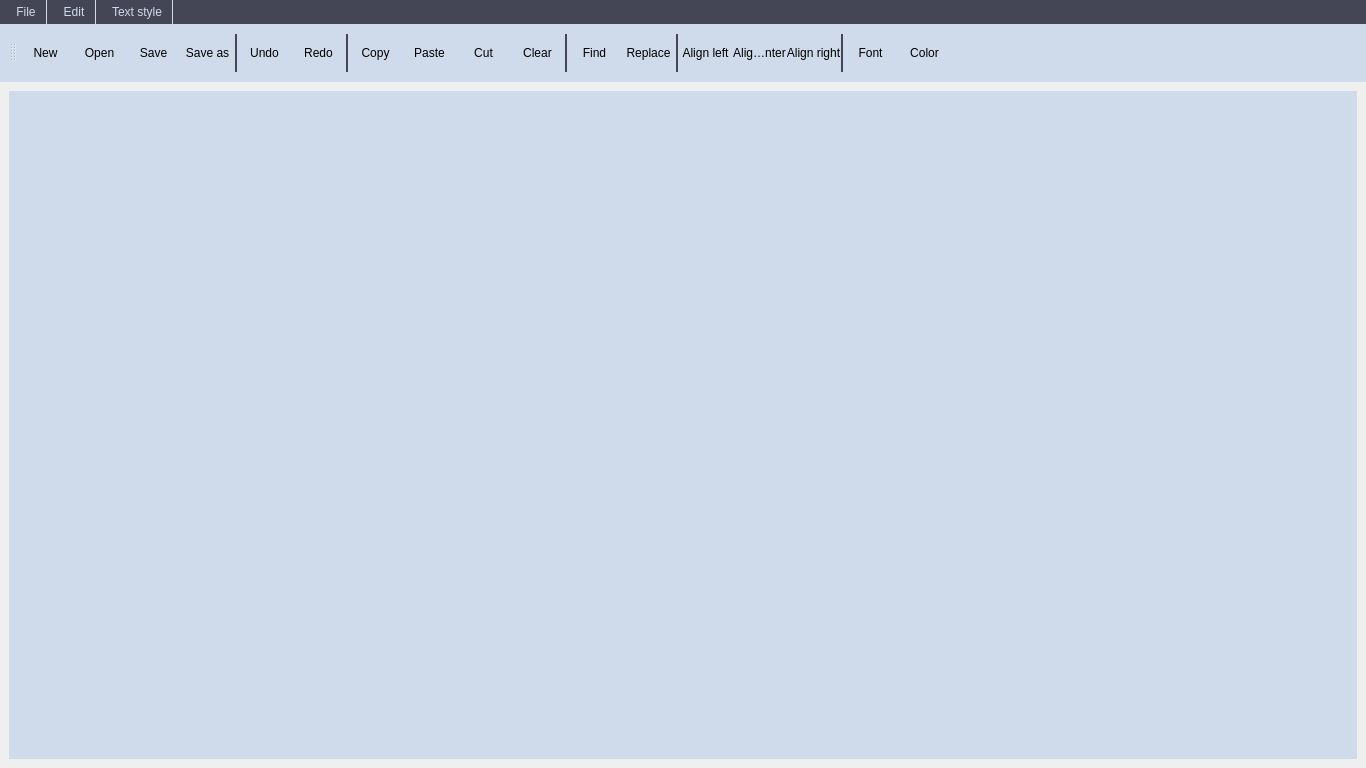
<?xml version="1.0" encoding="UTF-8"?>
<ui version="4.0">
 <class>MainWindow</class>
 <widget class="QMainWindow" name="MainWindow">
  <property name="geometry">
   <rect>
    <x>0</x>
    <y>0</y>
    <width>1366</width>
    <height>768</height>
   </rect>
  </property>
  <property name="minimumSize">
   <size>
    <width>1366</width>
    <height>768</height>
   </size>
  </property>
  <property name="maximumSize">
   <size>
    <width>1366</width>
    <height>768</height>
   </size>
  </property>
  <property name="windowTitle">
   <string>MainWindow</string>
  </property>
  <property name="windowIcon">
   <iconset resource="resources.qrc">
    <normaloff>:/icons/windowIcon.png</normaloff>:/icons/windowIcon.png</iconset>
  </property>
  <property name="styleSheet">
   <string notr="true">QMenuBar QMenu{
	background:#CFDBEB;
	color:#454655;
	font: 700 10pt &quot;Segoe UI&quot;;
}

QMenuBar QMenu::separator{
background:#454655;
height:2px;
}

QMenuBar QMenu::item{
padding: 5px;
}

QMenuBar QMenu::item:selected{
	background:rgb(221, 233, 250);
}


QMenuBar{
	background:#454655;
	color:#CFDBEB;
	font: 700 10pt &quot;Segoe UI&quot;;
}

QMenuBar::item{
border-right: 1px solid #CFDBEB;
padding:5px 10px;
}

QMenuBar::item:selected{
background:rgb(87, 88, 107);
}

QMenuBar::item:pressed {
    background: #CFDBEB;
	color:#454655;
}


QToolBar{
background:#CFDBEB;border:none;
padding: 10px;
}

QToolButton{
width:50px;
height:35px;
border:none;
}

QToolButton::hover{
background:rgb(221, 233, 250);
}

QToolButton::pressed{
background:rgb(200, 212, 227);
}

QToolBar::separator{
background:#454655;
border:none;
ouline:0;
width:2px;
}


QTabWidget{
outline:0;
background:green;
}

QTabWidget::pane { /* The tab widget frame */
outline:0;
	background:#CFDBEB;
border:none;
}



/* Style the tab using the tab sub-control. Note that
    it reads QTabBar _not_ QTabWidget */
QTabBar::tab {
    background: #454655;
    padding: 5px 10px;
	font: 700 10pt &quot;Segoe UI&quot;;
	color:#CFDBEB;
	outline:0;
	border:none;
}


QTabBar::tab:selected {
    background: #CFDBEB;
color:#454655;
}

QTabBar::tab:!selected:hover {
	background:rgb(87, 88, 107);
}

QTabBar::tab:selected:hover {
	background:rgb(221, 233, 250);
}
</string>
  </property>
  <widget class="QWidget" name="centralwidget">
   <layout class="QVBoxLayout" name="verticalLayout">
    <item>
     <widget class="QTabWidget" name="tabWidget">
      <property name="currentIndex">
       <number>-1</number>
      </property>
      <property name="tabsClosable">
       <bool>true</bool>
      </property>
      <property name="movable">
       <bool>true</bool>
      </property>
     </widget>
    </item>
   </layout>
  </widget>
  <widget class="QToolBar" name="toolBar">
   <property name="windowTitle">
    <string>toolBar</string>
   </property>
   <attribute name="toolBarArea">
    <enum>TopToolBarArea</enum>
   </attribute>
   <attribute name="toolBarBreak">
    <bool>false</bool>
   </attribute>
   <addaction name="actionNew"/>
   <addaction name="actionOpen"/>
   <addaction name="actionsave"/>
   <addaction name="actionSave_as"/>
   <addaction name="separator"/>
   <addaction name="actionUndo"/>
   <addaction name="actionRedo"/>
   <addaction name="separator"/>
   <addaction name="actionCopy"/>
   <addaction name="actionPaste"/>
   <addaction name="actionCut"/>
   <addaction name="actionClear"/>
   <addaction name="separator"/>
   <addaction name="actionFind"/>
   <addaction name="actionReplace"/>
   <addaction name="separator"/>
   <addaction name="actionAlign_left"/>
   <addaction name="actionAligh_center"/>
   <addaction name="actionAlign_right"/>
   <addaction name="separator"/>
   <addaction name="actionFont"/>
   <addaction name="actionColor"/>
  </widget>
  <widget class="QMenuBar" name="menubar">
   <property name="geometry">
    <rect>
     <x>0</x>
     <y>0</y>
     <width>1366</width>
     <height>34</height>
    </rect>
   </property>
   <widget class="QMenu" name="menuEdit">
    <property name="title">
     <string>Edit</string>
    </property>
    <addaction name="actionUndo"/>
    <addaction name="actionRedo"/>
    <addaction name="separator"/>
    <addaction name="actionCopy"/>
    <addaction name="actionPaste"/>
    <addaction name="actionCut"/>
    <addaction name="actionClear"/>
    <addaction name="separator"/>
    <addaction name="actionFind"/>
    <addaction name="actionReplace"/>
   </widget>
   <widget class="QMenu" name="menuText_style">
    <property name="title">
     <string>Text style</string>
    </property>
    <addaction name="actionAlign_left"/>
    <addaction name="actionAligh_center"/>
    <addaction name="actionAlign_right"/>
    <addaction name="separator"/>
    <addaction name="actionFont"/>
    <addaction name="actionColor"/>
   </widget>
   <widget class="QMenu" name="menuFile">
    <property name="title">
     <string>File</string>
    </property>
    <addaction name="actionNew"/>
    <addaction name="actionOpen"/>
    <addaction name="actionsave"/>
    <addaction name="actionSave_as"/>
   </widget>
   <addaction name="menuFile"/>
   <addaction name="menuEdit"/>
   <addaction name="menuText_style"/>
  </widget>
  <action name="actionNew">
   <property name="icon">
    <iconset resource="resources.qrc">
     <normaloff>:/icons/add-document-free-icon-font.png</normaloff>:/icons/add-document-free-icon-font.png</iconset>
   </property>
   <property name="text">
    <string>New</string>
   </property>
   <property name="shortcut">
    <string>Ctrl+N</string>
   </property>
  </action>
  <action name="actionsave">
   <property name="icon">
    <iconset resource="resources.qrc">
     <normaloff>:/icons/folder-download-free-icon-font.png</normaloff>:/icons/folder-download-free-icon-font.png</iconset>
   </property>
   <property name="text">
    <string>Save</string>
   </property>
   <property name="shortcut">
    <string>Ctrl+S</string>
   </property>
  </action>
  <action name="actionCopy">
   <property name="icon">
    <iconset resource="resources.qrc">
     <normaloff>:/icons/duplicate-free-icon-font.png</normaloff>:/icons/duplicate-free-icon-font.png</iconset>
   </property>
   <property name="text">
    <string>Copy</string>
   </property>
   <property name="shortcut">
    <string>Ctrl+C</string>
   </property>
  </action>
  <action name="actionPaste">
   <property name="icon">
    <iconset resource="resources.qrc">
     <normaloff>:/icons/paste.png</normaloff>:/icons/paste.png</iconset>
   </property>
   <property name="text">
    <string>Paste</string>
   </property>
   <property name="shortcut">
    <string>Ctrl+V</string>
   </property>
  </action>
  <action name="actionClear">
   <property name="icon">
    <iconset resource="resources.qrc">
     <normaloff>:/icons/broom-free-icon-font.png</normaloff>:/icons/broom-free-icon-font.png</iconset>
   </property>
   <property name="text">
    <string>Clear</string>
   </property>
   <property name="shortcut">
    <string>Ctrl+R</string>
   </property>
  </action>
  <action name="actionSave_as">
   <property name="icon">
    <iconset resource="resources.qrc">
     <normaloff>:/icons/save as.png</normaloff>:/icons/save as.png</iconset>
   </property>
   <property name="text">
    <string>Save as</string>
   </property>
   <property name="shortcut">
    <string>Ctrl+Shift+S</string>
   </property>
  </action>
  <action name="actionCut">
   <property name="icon">
    <iconset resource="resources.qrc">
     <normaloff>:/icons/scissors-free-icon-font.png</normaloff>:/icons/scissors-free-icon-font.png</iconset>
   </property>
   <property name="text">
    <string>Cut</string>
   </property>
   <property name="shortcut">
    <string>Ctrl+X</string>
   </property>
  </action>
  <action name="actionUndo">
   <property name="icon">
    <iconset resource="resources.qrc">
     <normaloff>:/icons/undo-free-icon-font.png</normaloff>:/icons/undo-free-icon-font.png</iconset>
   </property>
   <property name="text">
    <string>Undo</string>
   </property>
   <property name="shortcut">
    <string>Ctrl+Z</string>
   </property>
  </action>
  <action name="actionRedo">
   <property name="icon">
    <iconset resource="resources.qrc">
     <normaloff>:/icons/redo.png</normaloff>:/icons/redo.png</iconset>
   </property>
   <property name="text">
    <string>Redo</string>
   </property>
   <property name="shortcut">
    <string>Ctrl+Shift+Z</string>
   </property>
  </action>
  <action name="actionFind">
   <property name="icon">
    <iconset resource="resources.qrc">
     <normaloff>:/icons/search.png</normaloff>:/icons/search.png</iconset>
   </property>
   <property name="text">
    <string>Find</string>
   </property>
   <property name="shortcut">
    <string>Ctrl+F</string>
   </property>
  </action>
  <action name="actionReplace">
   <property name="icon">
    <iconset resource="resources.qrc">
     <normaloff>:/icons/swap.png</normaloff>:/icons/swap.png</iconset>
   </property>
   <property name="text">
    <string>Replace</string>
   </property>
   <property name="shortcut">
    <string>Ctrl+Shift+F</string>
   </property>
  </action>
  <action name="actionAlign_left">
   <property name="icon">
    <iconset resource="resources.qrc">
     <normaloff>:/icons/align-left-free-icon-font.png</normaloff>:/icons/align-left-free-icon-font.png</iconset>
   </property>
   <property name="text">
    <string>Align left</string>
   </property>
   <property name="shortcut">
    <string>Ctrl+Left</string>
   </property>
  </action>
  <action name="actionAligh_center">
   <property name="icon">
    <iconset resource="resources.qrc">
     <normaloff>:/icons/align-center-free-icon-font.png</normaloff>:/icons/align-center-free-icon-font.png</iconset>
   </property>
   <property name="text">
    <string>Aligh center</string>
   </property>
   <property name="shortcut">
    <string>Ctrl+\</string>
   </property>
  </action>
  <action name="actionAlign_right">
   <property name="icon">
    <iconset resource="resources.qrc">
     <normaloff>:/icons/align-right-free-icon-font.png</normaloff>:/icons/align-right-free-icon-font.png</iconset>
   </property>
   <property name="text">
    <string>Align right</string>
   </property>
   <property name="shortcut">
    <string>Ctrl+Right</string>
   </property>
  </action>
  <action name="actionFont">
   <property name="icon">
    <iconset resource="resources.qrc">
     <normaloff>:/icons/text-free-icon-font.png</normaloff>:/icons/text-free-icon-font.png</iconset>
   </property>
   <property name="text">
    <string>Font</string>
   </property>
   <property name="shortcut">
    <string>Ctrl+T</string>
   </property>
  </action>
  <action name="actionColor">
   <property name="icon">
    <iconset resource="resources.qrc">
     <normaloff>:/icons/fill-free-icon-font.png</normaloff>:/icons/fill-free-icon-font.png</iconset>
   </property>
   <property name="text">
    <string>Color</string>
   </property>
   <property name="shortcut">
    <string>Ctrl+F</string>
   </property>
  </action>
  <action name="actionOpen">
   <property name="icon">
    <iconset resource="resources.qrc">
     <normaloff>:/icons/open-folder-with-document.png</normaloff>:/icons/open-folder-with-document.png</iconset>
   </property>
   <property name="text">
    <string>Open</string>
   </property>
   <property name="shortcut">
    <string>Ctrl+O</string>
   </property>
  </action>
 </widget>
 <resources>
  <include location="resources.qrc"/>
 </resources>
 <connections/>
</ui>
